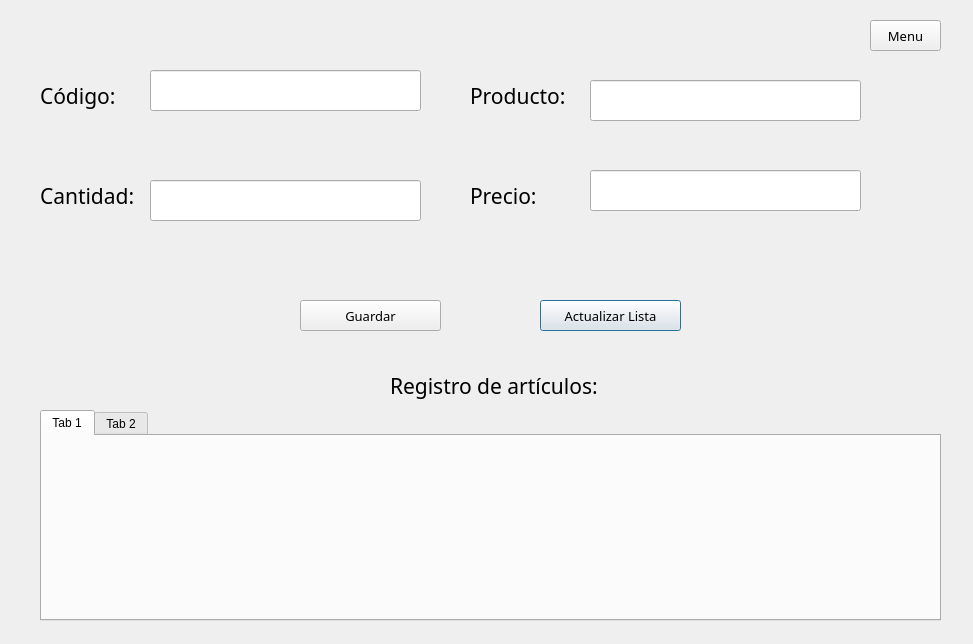
<?xml version="1.0" encoding="UTF-8"?>
<ui version="4.0">
 <class>Productos</class>
 <widget class="QDialog" name="Productos">
  <property name="geometry">
   <rect>
    <x>0</x>
    <y>0</y>
    <width>973</width>
    <height>644</height>
   </rect>
  </property>
  <property name="windowTitle">
   <string>Dialog</string>
  </property>
  <widget class="QLineEdit" name="txtCodigo">
   <property name="geometry">
    <rect>
     <x>150</x>
     <y>70</y>
     <width>271</width>
     <height>41</height>
    </rect>
   </property>
   <property name="font">
    <font>
     <family>Century Gothic</family>
     <pointsize>16</pointsize>
    </font>
   </property>
  </widget>
  <widget class="QLineEdit" name="txtProducto">
   <property name="geometry">
    <rect>
     <x>590</x>
     <y>80</y>
     <width>271</width>
     <height>41</height>
    </rect>
   </property>
   <property name="font">
    <font>
     <family>Century Gothic</family>
     <pointsize>16</pointsize>
    </font>
   </property>
  </widget>
  <widget class="QLabel" name="lblRegistro">
   <property name="geometry">
    <rect>
     <x>390</x>
     <y>360</y>
     <width>231</width>
     <height>51</height>
    </rect>
   </property>
   <property name="font">
    <font>
     <family>Century Gothic</family>
     <pointsize>16</pointsize>
     <weight>50</weight>
     <bold>false</bold>
    </font>
   </property>
   <property name="text">
    <string>Registro de artículos:</string>
   </property>
  </widget>
  <widget class="QPushButton" name="btActualizar">
   <property name="geometry">
    <rect>
     <x>540</x>
     <y>300</y>
     <width>141</width>
     <height>31</height>
    </rect>
   </property>
   <property name="font">
    <font>
     <family>Century Gothic</family>
     <pointsize>10</pointsize>
    </font>
   </property>
   <property name="text">
    <string>Actualizar Lista</string>
   </property>
  </widget>
  <widget class="QPushButton" name="btGuardar">
   <property name="geometry">
    <rect>
     <x>300</x>
     <y>300</y>
     <width>141</width>
     <height>31</height>
    </rect>
   </property>
   <property name="font">
    <font>
     <family>Century Gothic</family>
     <pointsize>10</pointsize>
    </font>
   </property>
   <property name="text">
    <string>Guardar</string>
   </property>
  </widget>
  <widget class="QLineEdit" name="txtPrecio">
   <property name="geometry">
    <rect>
     <x>590</x>
     <y>170</y>
     <width>271</width>
     <height>41</height>
    </rect>
   </property>
   <property name="font">
    <font>
     <family>Century Gothic</family>
     <pointsize>16</pointsize>
    </font>
   </property>
  </widget>
  <widget class="QLineEdit" name="txtCantidad">
   <property name="geometry">
    <rect>
     <x>150</x>
     <y>180</y>
     <width>271</width>
     <height>41</height>
    </rect>
   </property>
   <property name="font">
    <font>
     <family>Century Gothic</family>
     <pointsize>16</pointsize>
    </font>
   </property>
  </widget>
  <widget class="QLabel" name="lblCodigo">
   <property name="geometry">
    <rect>
     <x>40</x>
     <y>70</y>
     <width>101</width>
     <height>51</height>
    </rect>
   </property>
   <property name="font">
    <font>
     <family>Century Gothic</family>
     <pointsize>16</pointsize>
     <weight>50</weight>
     <bold>false</bold>
    </font>
   </property>
   <property name="text">
    <string>Código:</string>
   </property>
  </widget>
  <widget class="QLabel" name="lblCantidad">
   <property name="geometry">
    <rect>
     <x>40</x>
     <y>170</y>
     <width>101</width>
     <height>51</height>
    </rect>
   </property>
   <property name="font">
    <font>
     <family>Century Gothic</family>
     <pointsize>16</pointsize>
     <weight>50</weight>
     <bold>false</bold>
    </font>
   </property>
   <property name="text">
    <string>Cantidad:</string>
   </property>
  </widget>
  <widget class="QTabWidget" name="tblproductos">
   <property name="geometry">
    <rect>
     <x>40</x>
     <y>410</y>
     <width>901</width>
     <height>211</height>
    </rect>
   </property>
   <widget class="QWidget" name="tab">
    <attribute name="title">
     <string>Tab 1</string>
    </attribute>
   </widget>
   <widget class="QWidget" name="tab_2">
    <attribute name="title">
     <string>Tab 2</string>
    </attribute>
   </widget>
  </widget>
  <widget class="QLabel" name="lblPrecio">
   <property name="geometry">
    <rect>
     <x>470</x>
     <y>170</y>
     <width>111</width>
     <height>51</height>
    </rect>
   </property>
   <property name="font">
    <font>
     <family>Century Gothic</family>
     <pointsize>16</pointsize>
     <weight>50</weight>
     <bold>false</bold>
    </font>
   </property>
   <property name="text">
    <string>Precio:</string>
   </property>
  </widget>
  <widget class="QLabel" name="lblProducto">
   <property name="geometry">
    <rect>
     <x>470</x>
     <y>70</y>
     <width>101</width>
     <height>51</height>
    </rect>
   </property>
   <property name="font">
    <font>
     <family>Century Gothic</family>
     <pointsize>16</pointsize>
     <weight>50</weight>
     <bold>false</bold>
    </font>
   </property>
   <property name="text">
    <string>Producto:</string>
   </property>
  </widget>
  <widget class="QPushButton" name="btMenu">
   <property name="geometry">
    <rect>
     <x>870</x>
     <y>20</y>
     <width>71</width>
     <height>31</height>
    </rect>
   </property>
   <property name="font">
    <font>
     <family>Century Gothic</family>
     <pointsize>10</pointsize>
    </font>
   </property>
   <property name="text">
    <string>Menu</string>
   </property>
  </widget>
 </widget>
 <resources/>
 <connections/>
</ui>
